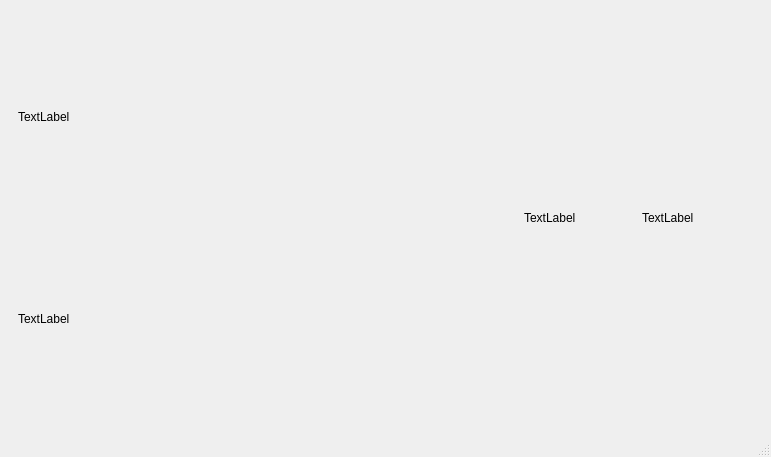
<?xml version="1.0" encoding="UTF-8"?>
<ui version="4.0">
 <class>MainWindow</class>
 <widget class="QMainWindow" name="MainWindow">
  <property name="geometry">
   <rect>
    <x>0</x>
    <y>0</y>
    <width>771</width>
    <height>457</height>
   </rect>
  </property>
  <property name="windowTitle">
   <string>MainWindow</string>
  </property>
  <widget class="QWidget" name="centralwidget">
   <layout class="QHBoxLayout" name="horizontalLayout">
    <item>
     <widget class="QWidget" name="widget" native="true">
      <layout class="QVBoxLayout" name="verticalLayout">
       <item>
        <widget class="QLabel" name="label">
         <property name="text">
          <string>TextLabel</string>
         </property>
        </widget>
       </item>
       <item>
        <widget class="QLabel" name="label_2">
         <property name="text">
          <string>TextLabel</string>
         </property>
        </widget>
       </item>
      </layout>
     </widget>
    </item>
    <item>
     <widget class="QWidget" name="widget_2" native="true"/>
    </item>
    <item>
     <widget class="QWidget" name="widget_3" native="true">
      <layout class="QHBoxLayout" name="horizontalLayout_2">
       <item>
        <widget class="QLabel" name="label_4">
         <property name="text">
          <string>TextLabel</string>
         </property>
        </widget>
       </item>
       <item>
        <widget class="QLabel" name="label_3">
         <property name="text">
          <string>TextLabel</string>
         </property>
        </widget>
       </item>
      </layout>
     </widget>
    </item>
   </layout>
  </widget>
  <widget class="QMenuBar" name="menubar">
   <property name="geometry">
    <rect>
     <x>0</x>
     <y>0</y>
     <width>771</width>
     <height>21</height>
    </rect>
   </property>
  </widget>
  <widget class="QStatusBar" name="statusbar"/>
 </widget>
 <resources/>
 <connections/>
</ui>
